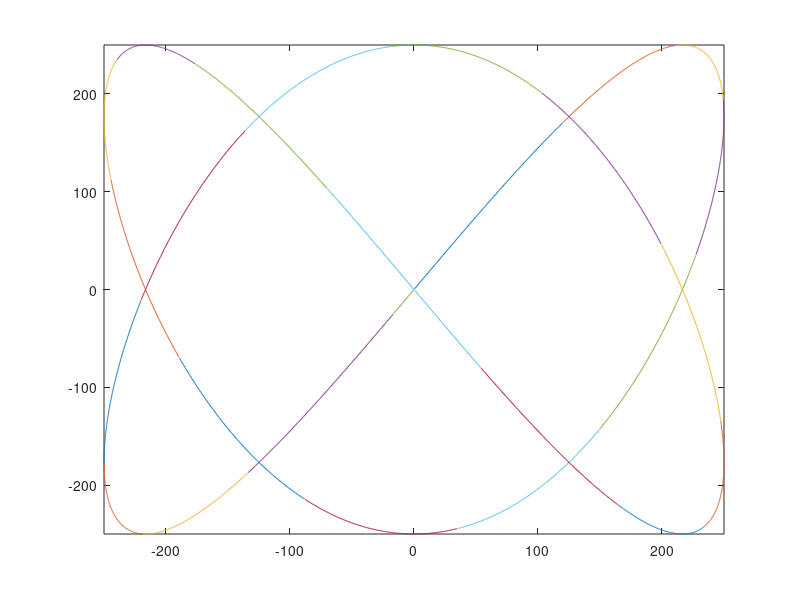

MATLAB code to generate this figure:
% harmonographLateral.m

% Demonstrates how to create a lateral (2-pendulum) harmonograph in Matlab

% See Ashton, A. (2003), Harmonograph: A Visual Guide to the Mathematics of
% Music, Wooden Books, p. 19

clear all, close all;

N = 250;

%harmonograph parameters
freq1 = 2;      % holds frequency of first pendulum
freq2 = 3;      % holds frequency of second pendulum
amp = N;       % the distance each pendulum swings

density = 1000;              % higher for more detail
cycle = (2 * pi * density); % steps to traverse a complete cycle
times = 1;                  % how many cycles to run

rotation = 0;

x_mat = zeros(N);
y_mat = zeros(N);

figure(1),

% go around the unit circle as many times as requested
for i = 1:(cycle*times)
    % get angular position on unit circle
    rotation = i / density;
    
    % get x and y coordinates (run and rise)
    x = sin(rotation * freq1) * amp;    % get run (same phase)
    %x = cos(rotation * freq1) * amp;    % get run (opposite phase)
    y = sin(rotation * freq2) * amp;    % get rise
    
    % draw this point
    x_mat(i) = x;
    y_mat(i) = y;
end

plot(x_mat, y_mat);
axis([-amp amp -amp amp]);


